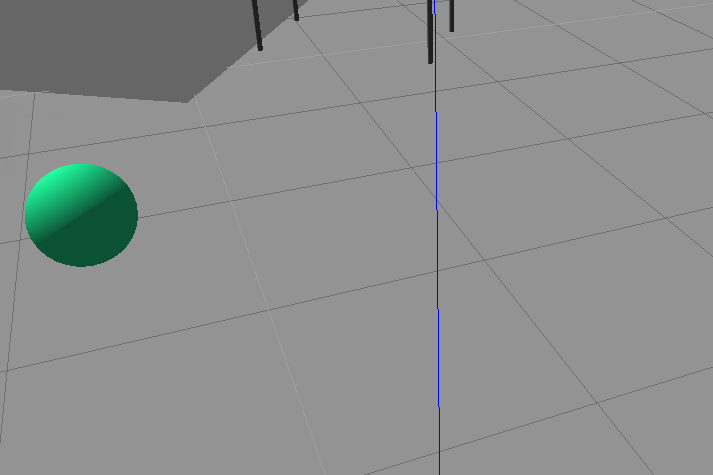
#> input picture realDepth/left.png, 713 x 475 px
$ python filter.py   (Python 2 division)
#> lines starting #> are read from the running program, lines starting #| are printed output that depends on the picture; after the words box and inside, x2 and y2 are one past the last pixel; in counts of white or black regions, pixels touching at a corner belong together
import cv2
import numpy as np

class Filter:
    HSV_COLOR_RANGES = {
        'red1': [[180, 255, 255], [159, 50, 70]],
        'red2': [[9, 255, 255], [0, 50, 70]],
        'green': [[89, 255, 255], [36, 50, 70]],
        'blue': [[128, 255, 255], [90, 50, 70]],
        'yellow': [[35, 255, 255], [25, 50, 70]],
        'purple': [[158, 255, 255], [129, 50, 70]]
    }

    RGB_COLORS = {
        'red': [0,0,255],
        'green': [0,255,0],
        'blue': [255,0,0],
        'purple': [255,0,255],
        'yellow': [0,255,255]
    }

    def __init__(self, img, color, depth=None, gradient=5):
        self.img = img
        self.color = color
        if depth == None:
            self.depth = None
        else:
            self.depth = depth/gradient
        # self.depth = depth/gradient if (depth not None) else self.depth = None
        self.mask = self.get_mask

    @property
    def get_mask(self):
        hsv = cv2.cvtColor(self.img, cv2.COLOR_BGR2HSV)

        mask = None
        if self.color == 'red':
            lower_red1 = np.array(Filter.HSV_COLOR_RANGES['red1'][1])
            upper_red1 = np.array(Filter.HSV_COLOR_RANGES['red1'][0])

            lower_red2 = np.array(Filter.HSV_COLOR_RANGES['red2'][1])
            upper_red2 = np.array(Filter.HSV_COLOR_RANGES['red2'][0])

            mask1 = cv2.inRange(hsv, lower_red1, upper_red1)
            mask2 = cv2.inRange(hsv, lower_red2, upper_red2)
            mask = mask1 + mask2
        else:
            lower = np.array(Filter.HSV_COLOR_RANGES[self.color][1])
            upper = np.array(Filter.HSV_COLOR_RANGES[self.color][0])
            mask = cv2.inRange(hsv, lower, upper)

        return mask

    @property
    def get_filtered(self):
        self.img[self.mask != 0] = Filter.RGB_COLORS[self.color]
        return self.img

    @property
    def get_PID_value(self):
        mask_T = self.mask.T
        col_count = []
        # count how many color pixels are in each column
        for col in mask_T:
            col_count.append(np.count_nonzero(col))

        # find largest location
        max_column = np.argmax(col_count)

        # largest value
        max_amount = col_count[max_column]
        # distance from center
        offset = max_column - len(mask_T)/2

        return offset, max_amount

    @property
    def mean_distance(self):
        return np.nanmean(self.depth[self.mask != 0])


if __name__ == "__main__":
    imgs = ['left.png', 'right.png']
    for name in imgs:
        img = cv2.imread(name)
#> img is the input picture: shape (475, 713, 3); mean B, G, R 141.4, 142.3, 139.4
        f = Filter(img, 'green', depth=None)
#> in get_mask, `hsv = cv2.cvtColor(self.img, cv2.COLOR_BGR2HSV)`: hsv: shape (475, 713, 3); mean H, S, V 2.3, 6.4, 142.6
#> in get_mask, `mask = cv2.inRange(hsv, lower, upper)`:
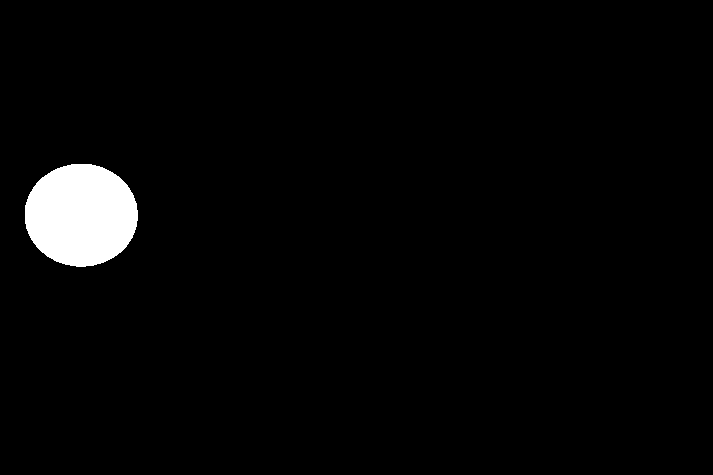
#> mask: shape (475, 713); 2.7% white; 1 white region, box (x1, y1, x2, y2) and area: (25, 164, 138, 267) 9172
    	mask = f.get_mask
        print(mask)
#> (printed output is left out)
#> pass 2 of the loop `for name in imgs:`:
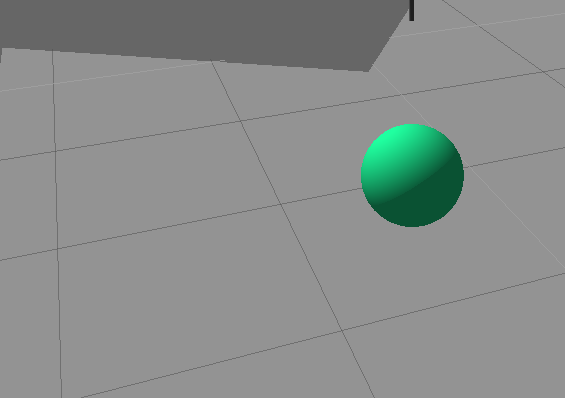
#> input picture realDepth/right.png, 565 x 398 px
#> img is the input picture: shape (398, 565, 3); mean B, G, R 139.6, 141.5, 137.1
#> hsv: shape (398, 565, 3); mean H, S, V 2.9, 8.3, 141.5
#> in get_mask (call 3), `mask = cv2.inRange(hsv, lower, upper)`:
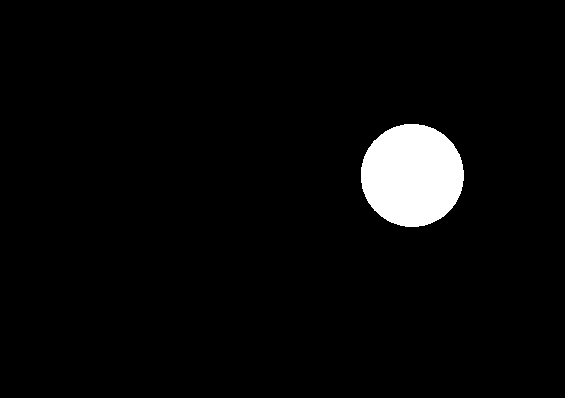
#> mask: shape (398, 565); 3.7% white; 1 white region, box (x1, y1, x2, y2) and area: (361, 124, 464, 227) 8336
#> (printed output is left out)
        # [4 lines of commented-out code are left out]

    print("done")
